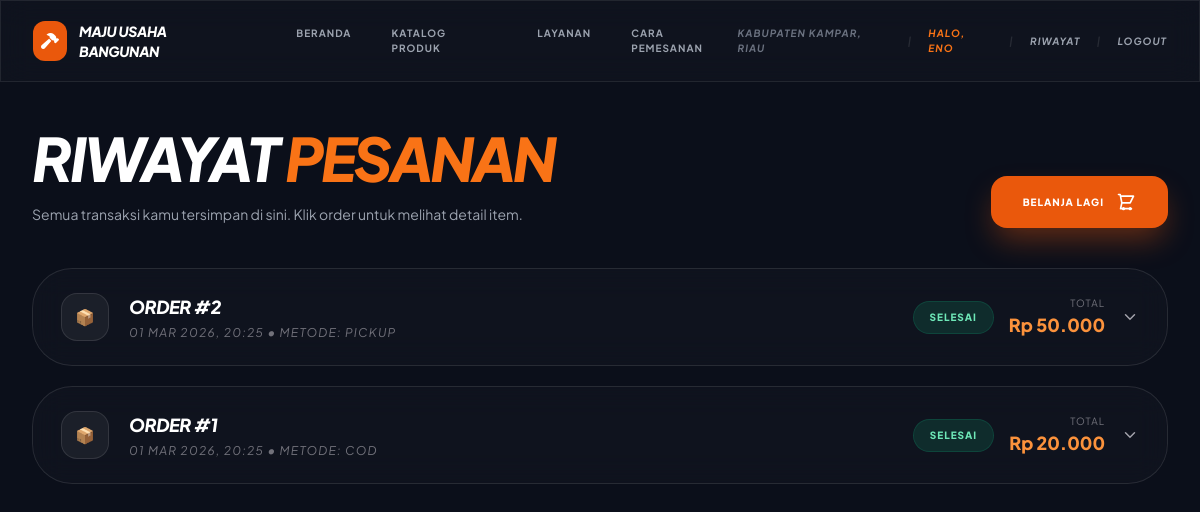
The app's page /user/riwayat.php (signed in) with its own data.
### tables this page shows
CREATE TABLE `orders` (
  `id` int(11) NOT NULL,
  `user_id` int(11) DEFAULT NULL,
  `total_harga` double DEFAULT NULL,
  `alamat` text DEFAULT NULL,
  `metode_pembayaran` varchar(50) DEFAULT NULL,
  `status` varchar(50) DEFAULT NULL,
  `no_resi` varchar(30) DEFAULT NULL,
  `tanggal_kirim` datetime DEFAULT NULL,
  `created_at` datetime DEFAULT NULL
);

### user/auth.php (called while the page is built, shortened)
<?php
function current_username(): string {
    return $_SESSION['username'] ?? '';
}

### user/riwayat.php (the view, shortened to what this page needs)
<?php
include '../koneksi/koneksi.php';
require_once __DIR__ . '/auth.php';
function esc($s){ return htmlspecialchars((string)$s, ENT_QUOTES, 'UTF-8'); }
function project_root_web(): string {
  return rtrim(dirname(dirname($_SERVER['SCRIPT_NAME'])), '/');
}
function uploads_image_src(string $filename): string {
  $filename = trim($filename);
  $rootWeb = project_root_web();
  $webPath = $rootWeb . '/assets/uploads/' . $filename;
  $diskPath = rtrim($_SERVER['DOCUMENT_ROOT'], '/') . $webPath;
  return file_exists($diskPath) ? $webPath : '';
}
function current_user_id_safe($koneksi){
  foreach (['user_id','id','id_user','uid'] as $k) {
    if (isset($_SESSION[$k]) && is_numeric($_SESSION[$k])) return (int)$_SESSION[$k];
  }
  $uname = current_username();
  $stmt = mysqli_prepare($koneksi, "SELECT id FROM users WHERE username=? LIMIT 1");
  mysqli_stmt_bind_param($stmt, "s", $uname);
  mysqli_stmt_execute($stmt);
  $res = mysqli_stmt_get_result($stmt);
  $row = $res ? mysqli_fetch_assoc($res) : null;
  return (int)($row['id'] ?? 0);
}
$userId = current_user_id_safe($koneksi);
$stmt = mysqli_prepare($koneksi, "SELECT id, total_harga, alamat, metode_pembayaran, status, created_at, no_resi
                                 FROM orders WHERE user_id=? ORDER BY created_at DESC");
mysqli_stmt_bind_param($stmt, "i", $userId);
mysqli_stmt_execute($stmt);
$res = mysqli_stmt_get_result($stmt);
$orders = [];
while($r = mysqli_fetch_assoc($res)) $orders[] = $r;
function get_order_items_user($koneksi, $orderId){
  $items = [];
  $sql = "SELECT
            oi.produk_id, oi.harga, oi.qty,
            p.nama_stock AS produk_nama,
            p.kode_stock AS produk_kode,
            p.gambar,
            p.merk
          FROM order_items oi
          LEFT JOIN produk p ON p.id_produk = oi.produk_id
          WHERE oi.order_id = ?";
  $stmt = mysqli_prepare($koneksi, $sql);
  mysqli_stmt_bind_param($stmt, "i", $orderId);
  mysqli_stmt_execute($stmt);
  $res = mysqli_stmt_get_result($stmt);
  while($r = mysqli_fetch_assoc($res)) $items[] = $r;
  return $items;
}
function status_chip_class($s){
  $s = strtolower(trim((string)$s));
  return match($s){
    'pending'  => 'bg-yellow-500/15 text-yellow-300 ring-1 ring-yellow-500/30',
    'diproses' => 'bg-sky-500/15 text-sky-300 ring-1 ring-sky-500/30',
    'dikirim'  => 'bg-indigo-500/15 text-indigo-300 ring-1 ring-indigo-500/30',
    'selesai'  => 'bg-emerald-500/15 text-emerald-300 ring-1 ring-emerald-500/30',
    'batal'    => 'bg-rose-500/15 text-rose-300 ring-1 ring-rose-500/30',
    default    => 'bg-zinc-500/15 text-zinc-200 ring-1 ring-zinc-500/30',
  };
}
$brandShort = "Maju Usaha Bangunan";
?>
<!DOCTYPE html>
<html lang="id">
<head>
  <script src="https://cdn.tailwindcss.com"></script>
  <link rel="stylesheet" href="https://cdnjs.cloudflare.com/ajax/libs/font-awesome/6.0.0/css/all.min.css">
  <link rel="stylesheet" href="../css/style.css">
</head>
<body>
  <nav class="fixed w-full z-50 glass py-5">
    <div class="max-w-7xl mx-auto px-8 flex items-center justify-between">
      <div class="flex items-center gap-12">
        <div class="flex items-center gap-3">
          <div class="bg-orange-600 p-2 rounded-xl"><i class="fas fa-hammer text-white"></i></div>
          <a href="../index.php" class="font-extrabold text-sm tracking-tight uppercase italic">
            <?= esc($brandShort) ?>
          </a>
        </div>
        <div class="hidden lg:flex gap-10 text-[10px] font-bold uppercase tracking-widest">
          <a href="../index.php" class="text-gray-400 hover:text-orange-500 transition">Beranda</a>
          <a href="../produk.php" class="text-gray-400 hover:text-orange-500 transition">Katalog Produk</a>
          <a href="../layanan.php" class="text-gray-400 hover:text-orange-500 transition">Layanan</a>
          <a href="../cara-pemesanan.php" class="text-gray-400 hover:text-orange-500 transition">Cara Pemesanan</a>
        </div>
      </div>
      <div class="hidden sm:flex items-center gap-4 text-[10px] font-bold uppercase tracking-widest italic">
        <span class="text-gray-500">Kabupaten Kampar, Riau</span>
        <span class="text-white/10">|</span>
        <span class="text-orange-500">
          Halo, <?= esc(current_username()); ?>
        </span>
        <span class="text-white/10">|</span>
        <a href="riwayat.php" class="text-gray-400 hover:text-orange-500 transition">
          Riwayat
        </a>
        <span class="text-white/10">|</span>
        <a href="logout.php" class="text-gray-400 hover:text-orange-500 transition">
          Logout
        </a>
      </div>
    </div>
  </nav>
  <section class="pt-32 pb-20 px-8 max-w-7xl mx-auto min-h-screen">
    <div class="flex items-end justify-between gap-6 mb-10">
      <div>
        <h1 class="text-5xl md:text-6xl font-black leading-none tracking-tighter uppercase italic">
          Riwayat <span class="orange-accent">Pesanan</span>
        </h1>
        <p class="text-gray-400 text-sm leading-loose mt-3">
          Semua transaksi kamu tersimpan di sini. Klik order untuk melihat detail item.
        </p>
      </div>
      <a href="../produk.php"
        class="bg-orange-600 px-8 py-4 rounded-2xl font-black inline-flex items-center gap-3 orange-glow hover:scale-105 transition uppercase text-[10px] tracking-widest">
        Belanja Lagi
        <svg class="w-5 h-5 text-white" fill="none" viewBox="0 0 24 24" stroke="currentColor">
          <path stroke-linecap="round" stroke-linejoin="round" stroke-width="2"
            d="M3 3h2l.4 2M7 13h10l4-8H5.4M7 13l-1.5 7h13M7 13L5.4 5M9 21a1 1 0 100-2 1 1 0 000 2zm8 0a1 1 0 100-2 1 1 0 000 2z" />
        </svg>
      </a>
    </div>
    <?php if (count($orders) === 0): ?>
      <div class="glass rounded-[2.5rem] p-10 border border-white/10 text-center">
        <div class="text-orange-500 text-5xl mb-4">🧾</div>
        <div class="text-xl font-extrabold italic uppercase tracking-tight">Belum ada pesanan</div>
        <p class="text-gray-400 text-sm mt-2">Mulai belanja produk, nanti riwayat kamu muncul di sini.</p>
        <div class="mt-6">
          <a href="../produk.php"
             class="bg-orange-600 px-8 py-4 rounded-2xl font-black inline-flex items-center gap-3 orange-glow hover:scale-105 transition uppercase text-[10px] tracking-widest">
            Ke Katalog →
          </a>
        </div>
      </div>
    <?php else: ?>
      <div class="space-y-5">
        <?php foreach ($orders as $o): ?>
          <?php
            $oid = (int)$o['id'];
            $status = strtolower($o['status'] ?? 'pending');
            $chip = status_chip_class($status);
            $tgl = $o['created_at'] ? date('d M Y, H:i', strtotime($o['created_at'])) : '-';
            $total = (float)($o['total_harga'] ?? 0);
            $metode = $o['metode_pembayaran'] ?? '-';
            $items = get_order_items_user($koneksi, $oid);
            $firstImage = '';
            if (!empty($items)) {
              $firstFilename = $items[0]['gambar'] ?? '';
              $firstImage = uploads_image_src($firstFilename);
            }
          ?>
          <details class="glass rounded-[2.5rem] overflow-hidden border border-white/10">
            <summary class="cursor-pointer px-7 py-6 flex items-center justify-between gap-6">
              <div class="flex items-center gap-5 min-w-0">
                <div class="w-12 h-12 rounded-2xl overflow-hidden border border-white/10 bg-white/5 shrink-0">
                  <?php if ($firstImage): ?>
                    <img src="<?= esc($firstImage) ?>" class="w-full h-full object-cover" alt="">
                  <?php else: ?>
                    <div class="w-full h-full grid place-items-center text-zinc-500">📦</div>
                  <?php endif; ?>
                </div>
                <div class="min-w-0">
                  <div class="text-lg font-extrabold italic uppercase tracking-tight">
                    ORDER #<?= $oid ?>
                  </div>
                  <div class="text-xs text-zinc-500 uppercase tracking-widest italic mt-1">
                    <?= esc($tgl) ?> • METODE: <?= esc($metode) ?>
                  </div>
                </div>
              </div>
              <div class="flex items-center gap-4 shrink-0">
                <span class="inline-flex items-center rounded-full px-4 py-2 text-[10px] font-black uppercase tracking-widest <?= esc($chip) ?>">
                  <?= esc($status) ?>
                </span>
                <div class="text-right">
                  <div class="text-[10px] text-zinc-500 uppercase tracking-widest">TOTAL</div>
                  <div class="text-orange-400 font-black text-lg">
                    Rp <?= number_format($total,0,',','.') ?>
                  </div>
                </div>
                <div class="text-zinc-400">
                  <svg width="18" height="18" viewBox="0 0 24 24" fill="none">
                    <path d="M6 9l6 6 6-6" stroke="currentColor" stroke-width="2" stroke-linecap="round"/>
                  </svg>
                </div>
              </div>
            </summary>
          </details>
        <?php endforeach; ?>
      </div>
    <?php endif; ?>
  </section>
</body>
</html>

### css/style.css (style rules this page uses)
body { font-family: 'Plus Jakarta Sans', sans-serif; background-color: #0b0f1a; color: white; scroll-behavior: smooth; }
.glass { background: rgba(255, 255, 255, 0.02); backdrop-filter: blur(15px); border: 1px solid rgba(255, 255, 255, 0.08); }
.orange-accent { color: #f97316; }
.bg-orange-600 { background-color: #ea580c; }
.orange-glow { box-shadow: 0 15px 30px -5px rgba(234, 88, 12, 0.4); }

### records on screen
orders: id "2", created_at "01 MAR 2026, 20:25", metode_pembayaran "PICKUP", status "SELESAI", total_harga "50.000"
orders: id "1", created_at "01 MAR 2026, 20:25", metode_pembayaran "COD", status "SELESAI", total_harga "20.000"

### other values on screen
$brandShort "MAJU USAHA BANGUNAN"
current_username() "ENO"
